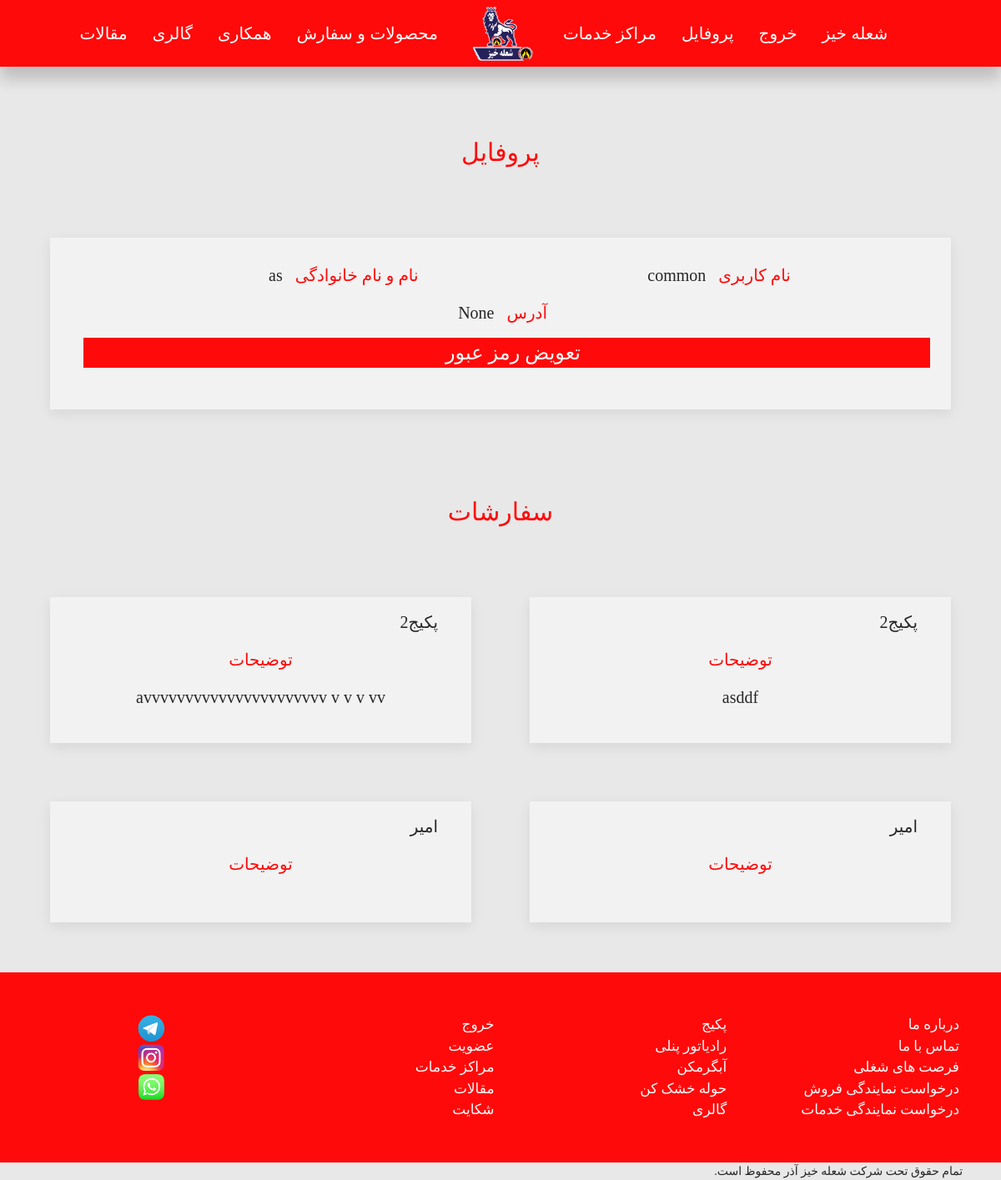
The page /user/profile/common/ (signed in) on the database as committed earlier.
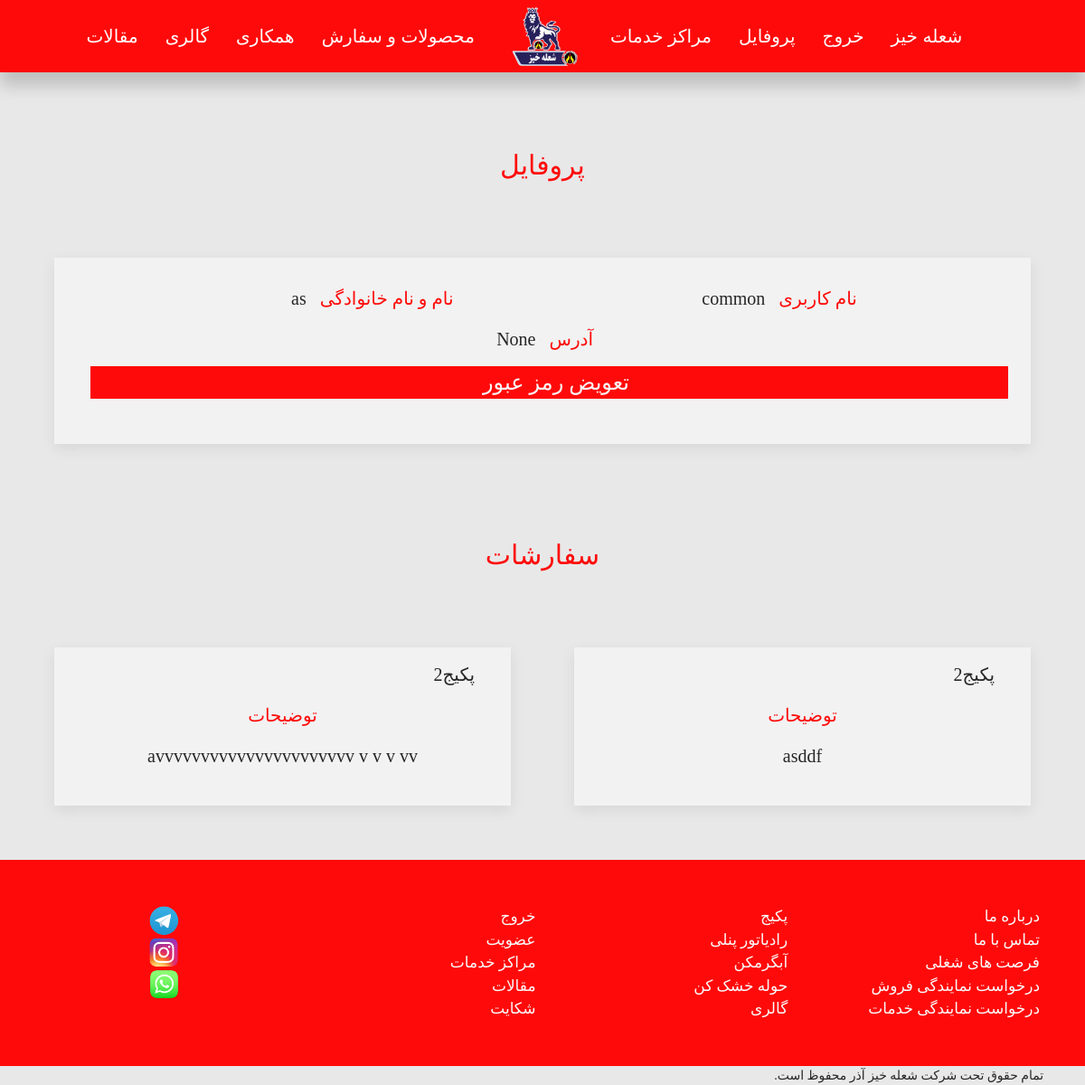
The same page on the database as committed later.
### order/models.py (models this page shows, shortened)
class OrderingModel(models.Model):
    product = models.ForeignKey(ProductsModel, on_delete = models.CASCADE,
                                null = False, blank = False, related_name = 'orders')
    user = models.ForeignKey(UserModel, on_delete = models.CASCADE,
                                    null = False, blank = False, related_name = 'orders')
    number = models.IntegerField(blank = True, null = True)
    description = models.TextField(blank = True, null = True)
    checked = models.BooleanField(default = False)
    size_1 = models.CharField(max_length = 264, null = True, blank = True)
    size_2 = models.CharField(max_length = 264, null = True, blank = True)
    size_3 = models.CharField(max_length = 264, null = True, blank = True)
    size_4 = models.CharField(max_length = 264, null = True, blank = True)
    size_5 = models.CharField(max_length = 264, null = True, blank = True)
    size_6 = models.CharField(max_length = 264, null = True, blank = True)
    size_7 = models.CharField(max_length = 264, null = True, blank = True)
    size_8 = models.CharField(max_length = 264, null = True, blank = True)
    size_9 = models.CharField(max_length = 264, null = True, blank = True)
    size_10 = models.CharField(max_length = 264, null = True, blank = True)
    size_11 = models.CharField(max_length = 264, null = True, blank = True)
    size_12 = models.CharField(max_length = 264, null = True, blank = True)
    size_13 = models.CharField(max_length = 264, null = True, blank = True)
    size_14 = models.CharField(max_length = 264, null = True, blank = True)
    number_1 = models.CharField(max_length = 264, null = True, blank = True)
    number_2 = models.CharField(max_length = 264, null = True, blank = True)
    number_3 = models.CharField(max_length = 264, null = True, blank = True)
    number_4 = models.CharField(max_length = 264, null = True, blank = True)
    number_5 = models.CharField(max_length = 264, null = True, blank = True)
    number_6 = models.CharField(max_length = 264, null = True, blank = True)
    number_7 = models.CharField(max_length = 264, null = True, blank = True)
    number_8 = models.CharField(max_length = 264, null = True, blank = True)
    number_9 = models.CharField(max_length = 264, null = True, blank = True)
    number_10 = models.CharField(max_length = 264, null = True, blank = True)
    number_11 = models.CharField(max_length = 264, null = True, blank = True)
    number_12 = models.CharField(max_length = 264, null = True, blank = True)
    number_13 = models.CharField(max_length = 264, null = True, blank = True)
    number_14 = models.CharField(max_length = 264, null = True, blank = True)

### products/models.py (models this page shows, shortened)
class ProductsModel(models.Model):
    name = models.CharField(max_length = 264, blank = False, null = False)
    picture = models.ImageField(blank = False, null = False,default = r'products/default/default.jpeg',
                                upload_to=r'products/')
    description = models.TextField(default='',null = True, blank = True)
    is_towerdryer = models.BooleanField()
    is_radiator = models.BooleanField()
    is_waterheater = models.BooleanField()
    is_package = models.BooleanField()
    cataloge = models.FileField(blank = False, null = False, default = r'cataloges/default/default.jpeg',
                                upload_to=r'cataloges/')
    size_1 = models.CharField(max_length = 264, null = True, blank = True)
    size_2 = models.CharField(max_length = 264, null = True, blank = True)
    size_3 = models.CharField(max_length = 264, null = True, blank = True)
    size_4 = models.CharField(max_length = 264, null = True, blank = True)
    size_5 = models.CharField(max_length = 264, null = True, blank = True)
    size_6 = models.CharField(max_length = 264, null = True, blank = True)
    size_7 = models.CharField(max_length = 264, null = True, blank = True)
    size_8 = models.CharField(max_length = 264, null = True, blank = True)
    size_9 = models.CharField(max_length = 264, null = True, blank = True)
    size_10 = models.CharField(max_length = 264, null = True, blank = True)
    size_11 = models.CharField(max_length = 264, null = True, blank = True)
    size_12 = models.CharField(max_length = 264, null = True, blank = True)
    size_13 = models.CharField(max_length = 264, null = True, blank = True)
    size_14 = models.CharField(max_length = 264, null = True, blank = True)

### commonuser/views.py (the view)
# urls.py: path('profile/<slug:slug>/',CommonUserProfileView, name = 'profile'),
@login_required
def CommonUserProfileView(request,slug):
    user_instance = get_object_or_404(UserModel,slug = slug)
    commonuser_instance = get_object_or_404(CommonUserModel, user = user_instance)
    try:
        orders = get_list_or_404(OrderingModel, user = user_instance)
        if request.user == user_instance:
            return render(request,'commonuser/commonuserprofile.html',
                         {'commonuser_detail':commonuser_instance,'orders':orders})
    except:
        if request.user == user_instance:
            return render(request,'commonuser/commonuserprofile.html',
                         {'commonuser_detail':commonuser_instance})

### commonuser/templates/commonuser/commonuserprofile.html (shortened to what this page needs)
{% extends "BaseTemplates/base1.html" %}
{% block body_block %}
<br>
<h3 style="font-size:30px;" class="redC-text uk-card-title uk-text-center fHarmattan uk-text-large">پروفایل</h3>
<div style="padding:5%" class="uk-grid-match uk-text-center uk-grid-large" uk-grid>
      <div class="uk-width-1-1 uk-block">
<div  class="uk-card uk-card-default uk-card-body milkywhiteC">
      <div style="margin-top:-25px; font-size:20px;"  class=" fHarmattan uk-text-large uk-grid-small" uk-grid><br>
          <div class="uk-width-1-4@m uk-width-1-4@s uk-width-1-2 uk-text-left redC-text" >نام کاربری</div><div class="uk-width-1-4@m uk-width-1-4@s uk-width-1-2 uk-text-right darkgreyC-text">{{user.username }}</div>
          <div class="uk-width-1-4@m uk-width-1-4@s uk-width-1-2 uk-text-left redC-text" >نام و نام خانوادگی</div><div class="uk-width-1-4@m uk-width-1-4@s uk-width-1-2 uk-text-right darkgreyC-text">{{user.name }}</div>
          <div class=" uk-width-1-2 uk-text-left redC-text" >آدرس</div><div class=" uk-width-1-2 uk-text-right darkgreyC-text">{{user.commonusers.address }}</div>
<a href="{% url 'accounts:passwordchange' user.slug %}" class="uk-button redC uk-width-1-1 uk-margin-small-bottom whiteC-text fHarmattan uk-text-large">تعویض رمز عبور</a>
      </div>
</div>
</div>
</div>
{% if orders %}
<h3 style="font-size:30px;" class="redC-text uk-card-title uk-text-center fHarmattan uk-text-large">سفارشات</h3>
{% endif %}
<div style="padding:5%" class="uk-grid-match uk-text-center uk-grid-large" uk-grid>
  {% for order in orders %}
        <div class="uk-width-1-1 uk-width-1-2@m uk-block">
  <div  class="uk-card uk-card-default uk-card-body milkywhiteC">
        <div style="margin-top:-25px; font-size:20px;"  class=" fHarmattan uk-text-large uk-grid-small" uk-grid>
<div class=" uk-width-1-1 uk-text-right darkgreyC-text">{{order.product.name }}</div>
            <div class=" uk-width-1-1 uk-text-center redC-text" >توضیحات</div><div class=" uk-width-1-1 uk-text-center darkgreyC-text">{{order.description }}</div>
        </div>
  </div>
  </div>
    {% endfor %}
</div>
    {% endblock %}

Rows that differ between the two databases and show on the page:
removed OrderingModel: product.name "امیر"
removed OrderingModel: product.name "امیر"
